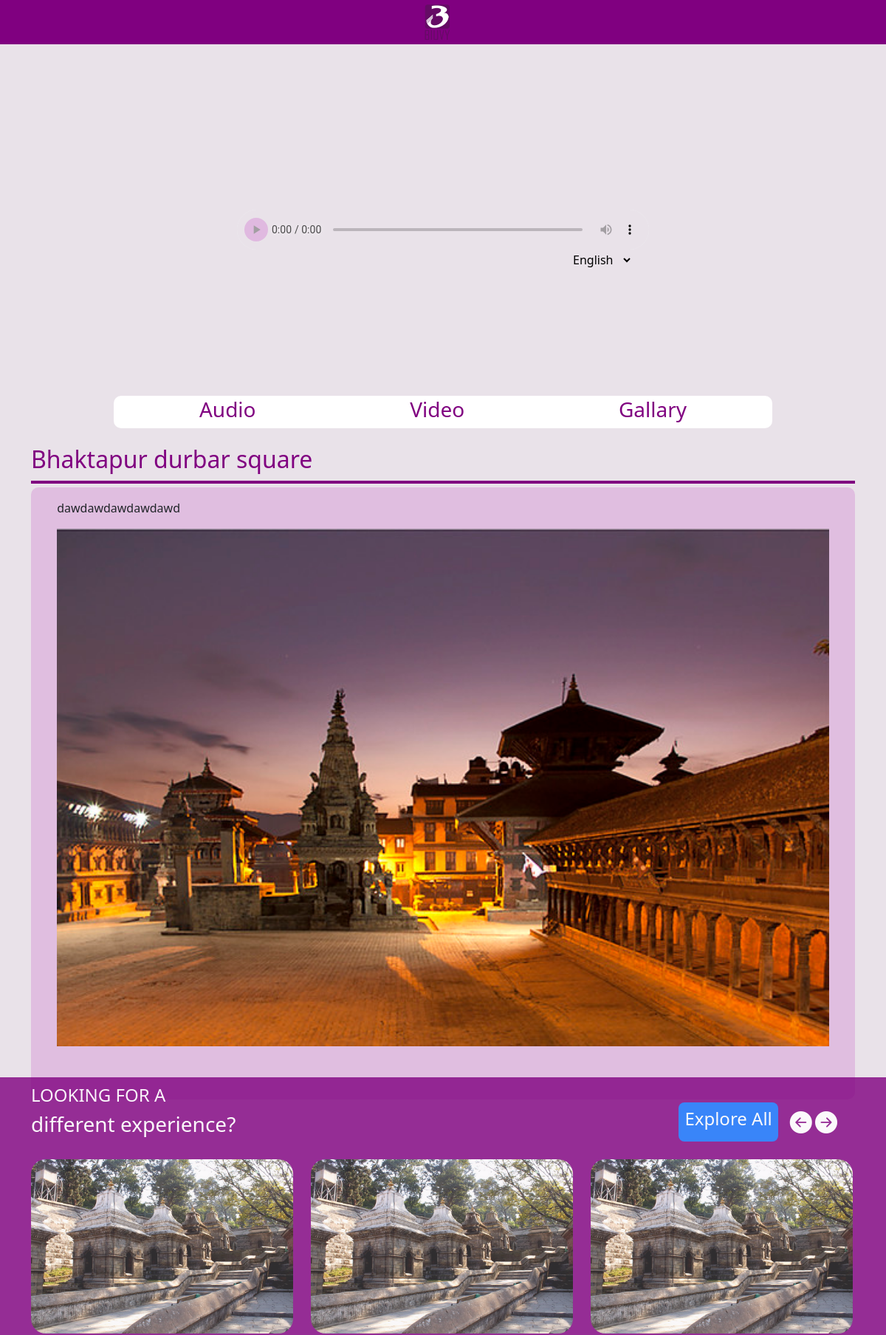
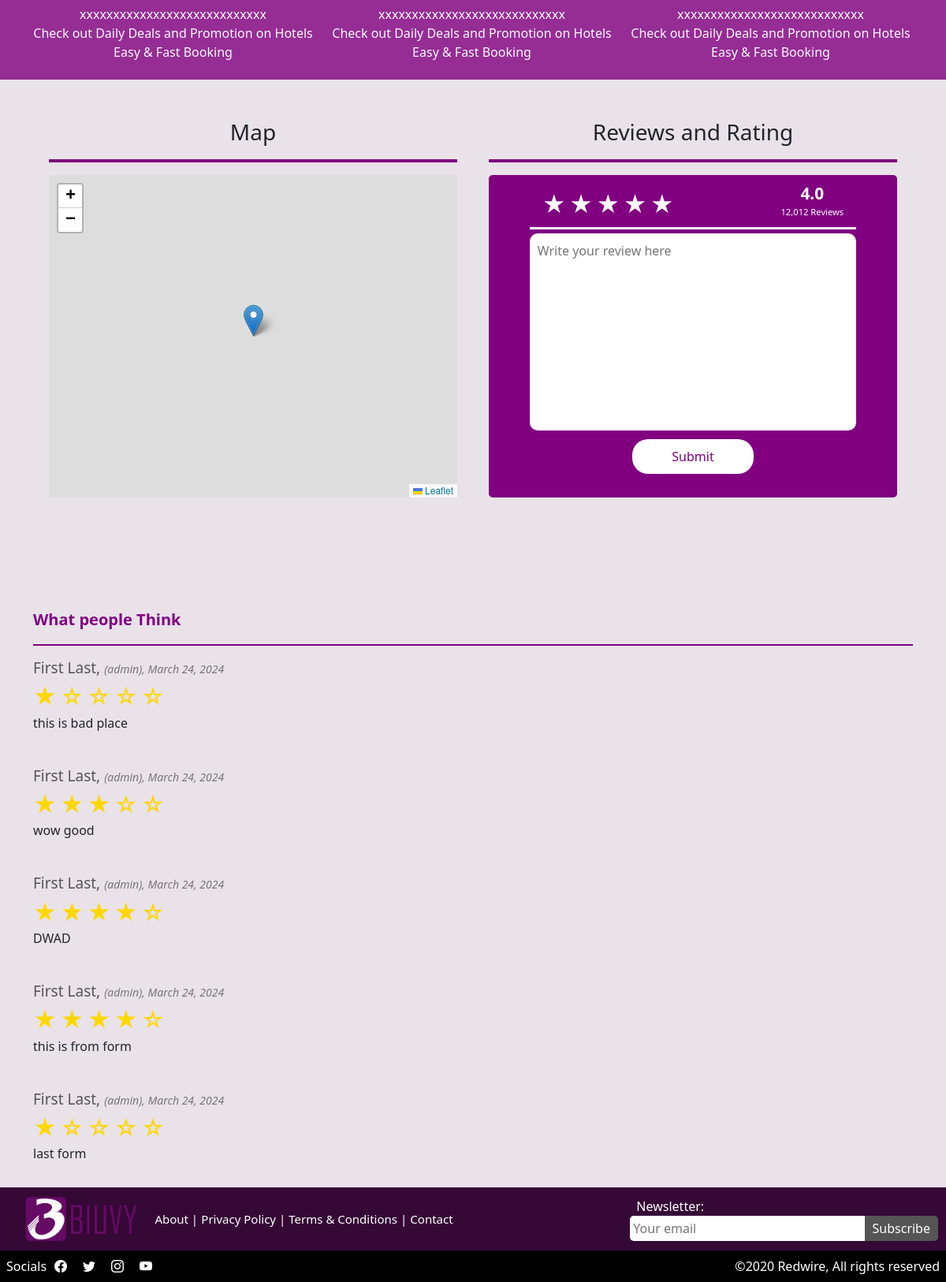
The app's page /description/bhaktapur-durbar-square (signed in) with its own data (2 pictures, top to bottom).
### mapApp/models.py (models this page shows, shortened)
class PlaceInfos(models.Model):
    place_id = models.AutoField(primary_key=True)
    place_name = models.CharField(max_length=100)
    slug= models.SlugField(max_length=100, unique=True,blank=True)
    place_description= models.TextField()
    latitude = models.FloatField()
    longitude = models.FloatField()
    mainImage = models.ImageField(upload_to='savedimages', default='defaults/defaultimg.jpg')
    video= models.FileField(upload_to='savedvideos', default='defaults/defaultvid.mp4')
    created_at = models.DateTimeField(auto_now_add=True)
    updated_at = models.DateTimeField(auto_now=True)
    place_type = models.ForeignKey(PlaceType, on_delete=models.CASCADE)
    district = models.CharField(max_length=100)
    municipality = models.CharField(max_length=100)
    ward = models.IntegerField()
    carouselImage1 = models.ImageField(upload_to='savedcarouselimages', blank=True)
    carouselImage2 = models.ImageField(upload_to='savedcarouselimages', blank=True)
    carouselImage3 = models.ImageField(upload_to='savedcarouselimages', blank=True)
    carouselImage4 = models.ImageField(upload_to='savedcarouselimages', blank=True)
    carouselImage5 = models.ImageField(upload_to='savedcarouselimages', blank=True)
    carouselImage6 = models.ImageField(upload_to='savedcarouselimages', blank=True)
    carouselImage7 = models.ImageField(upload_to='savedcarouselimages', blank=True)
    carouselImage8 = models.ImageField(upload_to='savedcarouselimages', blank=True)
    carouselImage9 = models.ImageField(upload_to='savedcarouselimages', blank=True)
    carouselImage10 = models.ImageField(upload_to='savedcarouselimages', blank=True)
    carouselImage11 = models.ImageField(upload_to='savedcarouselimages', blank=True)
    def get_non_blank_carousel_images(self):
        carousel_images = []
        for i in range(1, 12):  #change herer if gield modified//////
            field_name = f'carouselImage{i}'
            image_field = getattr(self, field_name)
            if image_field:
                carousel_images.append(image_field)
        return carousel_images

class Review(models.Model):
    RATING_CHOICES = [
        (1, '1 Star'),
        (2, '2 Stars'),
        (3, '3 Stars'),
        (4, '4 Stars'),
        (5, '5 Stars'),
    ]
    rating = models.IntegerField(choices=RATING_CHOICES)
    review_text = models.TextField()
    review_date = models.DateField(auto_now_add=True)
    reviewer_name = models.ForeignKey(User, on_delete=models.CASCADE)
    place_info = models.ForeignKey(PlaceInfos, on_delete=models.CASCADE)

### mapApp/views.py (the view, shortened to what this page needs)
# urls.py: path('description/<str:slug>', views.description, name='description'),
def description(request,slug):
    place_obj = PlaceInfos.objects.get(slug=slug)
    review_obj = Review.objects.filter(place_info__slug=slug).order_by('-review_date')
    carousel_images=[]
    carousel_images = place_obj.get_non_blank_carousel_images()
    context={
            'place_obj': place_obj,
            'carousel_images':carousel_images,
            'review_obj':review_obj
    }
    return render(request, 'description.html', context)

### templates/description.html (shortened to what this page needs)
{% load static %}
<!doctype html>
<html lang="en">
<head>
    <link rel="stylesheet" href="{%static 'assets/bootstrap-5.2.3/bootstrap.min.css'%}">
    <link rel="stylesheet" href="https://cdn.jsdelivr.net/npm/bootstrap-icons@1.11.3/font/bootstrap-icons.min.css">
    <link rel="stylesheet" href="https://unpkg.com/leaflet@1.9.4/dist/leaflet.css"
 />
    <link rel="stylesheet" href="{% static 'css/description.css' %}">
</head>
<body>
    <nav class="navbar">
        <div class="container d-flex justify-content-center align-items-center">
            <a class="navbar-brand" href="">
                <img class="logo" src='{%static "assets/images/logo.png" %}' alt="logo">
            </a>
        </div>
    </nav>
    <div class="container">
        <div class="image-div">
            <div class="audio-container">
                <audio id="audioPlayer" controls>
                    <source src='{%static "assets/images/bark.mp3"%}'>
                </audio>
                <div class="language">
                    <select id="languageSelect">
                        <option value="english" selected>English</option>
                    </select>
                </div>
            </div>
        </div>
        <div class="multimedia container">
            <h3 class="text-center audio">Audio</h3>
            <h3 class="text-center video">Video</h3>
            <h3 class="text-center gallary">Gallary</h3>
        </div>
        <h2 class="text-start mt-2 heading">{{place_obj.place_name}}</h2>
        <div class="line"></div>
        <div class="desc">
            <p>{{place_obj.place_description}}</p>
            <img src='{{place_obj.mainImage.url}}' class="img-fluid topimg" alt="temple">
        </div>
    </div>
    <div class="other">
        <div class="container ">
            <div class="d-flex justify-content-between">
                <div>
                    <h4>LOOKING FOR A </h4>
                    <h3>different experience?</h3>
                </div>
                <div class="d-flex justify-content-center align-items-center p-4">
                    <div class="mx-3 bg-primary rounded-3 p-2 mr-4 explorediv">
                        <h4 id="explore">Explore All</h4>
                    </div>
                    <div>
                        <i id="scroll-left" class="bi bi-arrow-left-circle-fill"></i>
                        <i id="scroll-right" class="bi bi-arrow-right-circle-fill"></i>
                    </div>
                </div>
            </div>
            <div class="d-flex gap-4 bottom-container">
                <div class="bottomimg ">
                    <img src="{%static 'assets/images/other.jpg'%}" class=" bottom-img " alt="temple">
                    <div class=" d-flex flex-column text-center">
                        <span>xxxxxxxxxxxxxxxxxxxxxxxxxxxx</span>
                        <span>Check out Daily Deals and Promotion on Hotels</span>
                        <span>Easy & Fast Booking</span>
                    </div>
                </div>
                <div class="bottomimg ">
                    <img src="{%static 'assets/images/other.jpg'%}" class=" bottom-img " alt="temple">
                    <div class=" d-flex flex-column text-center">
                        <span>xxxxxxxxxxxxxxxxxxxxxxxxxxxx</span>
                        <span>Check out Daily Deals and Promotion on Hotels</span>
                        <span>Easy & Fast Booking</span>
                    </div>
                </div>
                <div class="bottomimg ">
                    <img src="{%static 'assets/images/other.jpg'%}" class=" bottom-img " alt="temple">
                    <div class=" d-flex flex-column text-center">
                        <span>xxxxxxxxxxxxxxxxxxxxxxxxxxxx</span>
                        <span>Check out Daily Deals and Promotion on Hotels</span>
                        <span>Easy & Fast Booking</span>
                    </div>
                </div>
            </div>
        </div>
    </div>
    <form action="" method='post'>
        <div class="container d-flex">
            <div class="bottom-section">
                <h3>Map</h3>
                <div class="line mb-3"></div>
                <div class="map-snippet">
                    <div id="map"></div>
                </div>
            </div>
            <div class="bottom-section">
                <h3>Reviews and Rating</h3>
                <div class="line mb-3"></div>
                <div class="review-snippet">
                    <div class="review-top-section">
                        <div class="stars">
                            <label for="star5">&#9733;</label>
                            <label for="star4">&#9733;</label>
                            <label for="star3">&#9733;</label>
                            <label for="star2">&#9733;</label>
                            <label for="star1">&#9733;</label>
                        </div>
                        <div class="review">
                            <div class="averageReview">4.0</div>
                            <div class="totalReview">12,012 Reviews</div>
                        </div>
                    </div>
                    <div class="reviewLine"></div>
                    <div class="text-area">
                        <textarea name="reviewtext" id="review" placeholder="Write your review here" required></textarea>
                    </div>
                    <div class="submitRate">
                        <input type="submit" class="submitbtn" value="Submit"></input>
                    </div>
                </div>
            </div>
        </div>
    </form>
    <div class="container">
        <p class='what'>What people Think</p>
        <div class="whatline"></div>
        {% if user.is_authenticated %}
            {% if review_obj|length <= 0 %}
                <div style="margin-top:10px" class='text-center'>
                    <p>Be the first to give a review!</p>
                </div>
                {% else %}
                    {% for review in review_obj %}
                        <div class="comments">
                            <p class="review-info">{{review.reviewer_name.first_name}} {{review.reviewer_name.last_name}}, <span class="review-date">({{review.reviewer_name.username}}), {{review.review_date}}</span></p>
                            <div class="rating">
                                {% for i in "12345" %}
                                    {% if i|add:'0' <= review.rating %}
                                        <span class="star">&#9733;</span>
                                    {% else %}
                                        <span class="star">&#9734;</span>
                                    {% endif %}
                                {% endfor %}
                            </div>
                            <div class="content">
                                <p class="review-text">{{review.review_text}}</p>
                            </div>
                        </div>
                    {% endfor %}
                {% endif %}
        {% else %}
            <div style="margin-top:10px" class='text-center'>
                <p>Please Log in to view the reviews</p>
            </div>
        {% endif %}
    </div>
    <footer class="footer1">
        <div class="logofooter">
            <img src='{%static "assets/images/banner.png"%}' alt="Logo">
        </div>
        <div class="links">
            <a href="#"> About |</a>
            <a href="#">Privacy Policy |</a>
            <a href="#">Terms & Conditions |</a>
            <a href="#">Contact</a>
        </div>
        <div class="newsletter">
            <span class="mx-2">Newsletter:</span>
            <form action="#">
                <div class="twoinput">
                    <input type="email" placeholder="Your email">
                    <input type="submit" value="Subscribe">
                </div>
            </form>
        </div>
    </footer>
    <div class="socials d-flex ">
        <div class="d-flex align-items-center">
            <span>Socials</span>
            <a href="http://"><i class="bi bi-facebook"></i></a>
            <a href="http://"><i class="bi bi-twitter"></i></a>
            <a href="http://"><i class="bi bi-instagram"></i></a>
            <a href="http://"><i class="bi bi-youtube"></i></a>
        </div>
        <div class="copywrite">
            &copy;2020 Redwire, All rights reserved
        </div>
    </div>
</body>
</html>

### static/css/description.css (style rules this page uses)
body { margin: 0; padding: 0; background-color: rgb(233, 226, 233); }
.navbar { padding: 0px; background-color: purple }
.logo { height: 50px; width: 40px; margin: auto; }
.image-div { margin-top: 11px; height: 30rem; }
.audio-container { height: 30rem; position: relative; display: flex; justify-content: center; align-items: center; flex-direction: column; }
#audioPlayer { position: absolute; top: 50%; left: 50%; transform: translate(-50%, -50%); width: 50%; }
.language { text-align: center; background-color: transparent; position: absolute; top: 55%; left: 44%; width: 50%; }
.language select { padding: 5px; border-radius: 5px; border: none; outline: none; background-color: transparent; }
.topimg { height: 100%; width: 100%; object-fit: content; }
.multimedia { background-color: white; width: 80%; padding-top: 2px; display: flex; justify-content: space-around; position: relative; top: -15px; border-radius: 10px; }
.multimedia h3 { text-decoration: none; color: purple; cursor: pointer; }
.heading { color: purple; }
.line { height: 4px; background-color: purple; margin-top: 10px; }
.desc { height: auto; border-radius: 10px; margin-top: 5px; background-color: rgb(224, 190, 224); text-align: justify; padding: 1rem 2.2rem 4.5rem 2.2rem; }
.other { position: relative; bottom: 1.875rem; height: 28.125rem; background-color: purple; opacity: 0.8; color: white; padding-top: 10px; }
#scroll-left, #scroll-right { font-size: 1.875rem; cursor: pointer; }
.bottom-container { overflow-x: auto; white-space: nowrap; }
.bottomimg { height: 19.75rem; width: 22.188rem; display: flex; flex-direction: column; }
.bottom-img { width: inherit; object-fit: cover; border-radius: 20px; margin-bottom: 8px; }
.bottom-section { height: 520px; width: 50%; padding: 20px; display: flex; flex-direction: column; text-align: center; margin-bottom: 120px; }
.map-snippet { height: inherit; border-radius: 5px; }
#map { height: 100%; width: 100%; }
.review-snippet { background-color: purple; height: inherit; border-radius: 5px; }
.review-top-section { display: flex; flex-direction: row; justify-content: space-around; align-items: center; padding-top: 8px; }
.stars { display: inline-block; direction: rtl; }
.stars label { font-size: 1.8rem; color: #ffffff; cursor: pointer; order: 5; }
.stars label { font-size: 1.8rem; }
.review { display: flex; flex-direction: column; justify-content: center; align-items: center; color: white; }
.averageReview { font-size: 1.3rem; font-weight: bold; }
.totalReview { font-size: 0.7rem; margin-bottom: 10px; }
.reviewLine { height: 3px; width: 80%; background-color: rgb(255, 255, 255); margin: auto; }
.text-area { height: auto; margin: 5px auto; width: 80%; }
.text-area textarea { width: 100%; height: 250px; border-radius: 10px; border: none; padding: 10px; outline: none; resize: none; }
.submitbtn { background-color: rgb(255, 255, 255); color: purple; padding: 10px 50px; border: none; border-radius: 20px; cursor: pointer; }
.what { font-size: 20px; font-weight: bold; color: purple; }
.whatline { height: 2px; background-color: purple; margin-top: 1px; margin-bottom: 4px; }
.comments { padding: 10px 0px; margin-bottom: 5px; }
.star { color: gold; font-size: 1.8rem; }
.review-info { font-weight: normal; font-size: 19px; color: #555; margin-bottom: 0px; }
.review-date { font-style: italic; color: #777; font-size: 14px; }
.footer1 { background-color: rgb(53, 8, 53); color: white; padding: 10px; display: flex; align-items: center; }
.logofooter { margin: 0 20px; }
.logofooter img { height: 60px; }
.links a { color: white; text-decoration: none; font-size: 15px; }
.newsletter { margin-left: auto; }
.newsletter input[type="email"] { padding-top: 4px; padding-right: 4px; padding-bottom: 4px; padding-left: 4px; border-radius: 5px 0 0 5px; border: none; box-shadow: none; outline: none; width: 300px; }
.newsletter input[type="submit"] { padding: 1px 10px; border-radius: 0 5px 5px 0; border: none; background-color: #555; color: white; cursor: pointer; margin-left: -7px; height: 32px; }
.socials { padding: 8px; background-color: black; color: white; justify-content: space-between; }
.socials a { color: white; margin: 0 10px; text-decoration: none; }
.copywrite { margin-left: auto; }

### records on screen
PlaceInfos: place_name "Bhaktapur durbar square", place_description "dawdawdawdawdawd", mainImage (picture)
Review: reviewer_name.first_name "First", reviewer_name.last_name "Last", reviewer_name.username "admin", review_date "March 24, 2024", rating 1 (drawn), review_text "this is bad place"
Review: reviewer_name.first_name "First", reviewer_name.last_name "Last", reviewer_name.username "admin", review_date "March 24, 2024", rating 3 (drawn), review_text "wow good"
Review: reviewer_name.first_name "First", reviewer_name.last_name "Last", reviewer_name.username "admin", review_date "March 24, 2024", rating 4 (drawn), review_text "DWAD"
Review: reviewer_name.first_name "First", reviewer_name.last_name "Last", reviewer_name.username "admin", review_date "March 24, 2024", rating 4 (drawn), review_text "this is from form"
Review: reviewer_name.first_name "First", reviewer_name.last_name "Last", reviewer_name.username "admin", review_date "March 24, 2024", rating 1 (drawn), review_text "last form"
